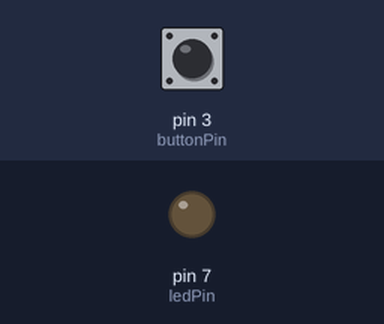
Recording of a sketch running on a simulated Arduino Uno, built with avr-gcc and run on an emulated ATmega328P. On the bench: output pins drawn as LEDs (lit = HIGH). Inputs (shaded band) come from the test bench; at power-on: pin 3 (buttonPin) LOW.

Above: at 1.2 s.
1.3 s: pin 3 (buttonPin) pulled HIGH for 0.15 s
At 1.37 s:
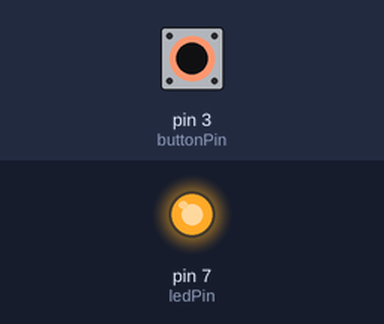
2.9 s: pin 3 (buttonPin) pulled HIGH for 3.2 s
At 6.5 s:
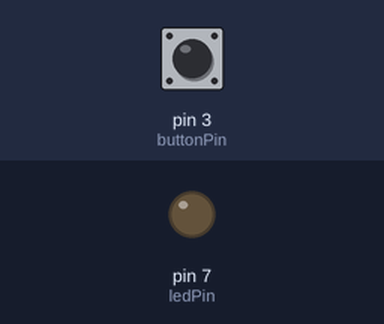
Timing chart, 0 to 8.0 s (numbered marks = the images above; inputs shaded):
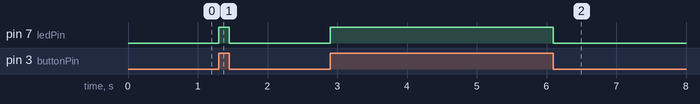

The sketch:

Blink_Sample_Button.ino
```cpp
int buttonPin=3;
int ledPin=7;

void setup() {
  // put your setup code here, to run once:
  pinMode(ledPin, OUTPUT);
  pinMode(buttonPin, INPUT);
}

void loop() {
  // put your main code here, to run repeatedly:
  if(digitalRead(buttonPin)==HIGH)
  {
    digitalWrite(ledPin, HIGH);
  }
   else
   {
    digitalWrite(ledPin, LOW);
   }
}
```

Measured:
- after the input at 1.3 s, pin 7 (ledPin): LOW → HIGH at once, → LOW 0.15 s later
- after the input at 2.9 s, pin 7 (ledPin): LOW → HIGH at once, → LOW 3.2 s later
